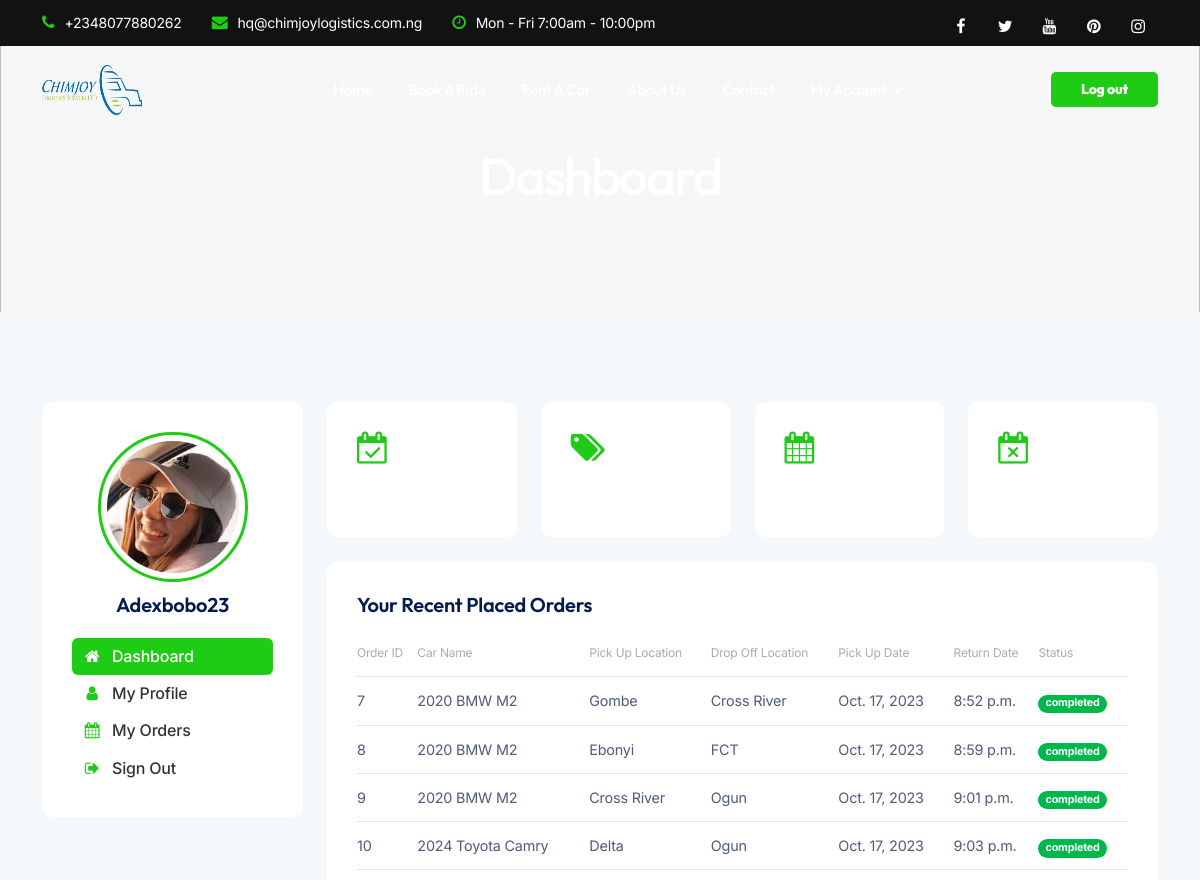
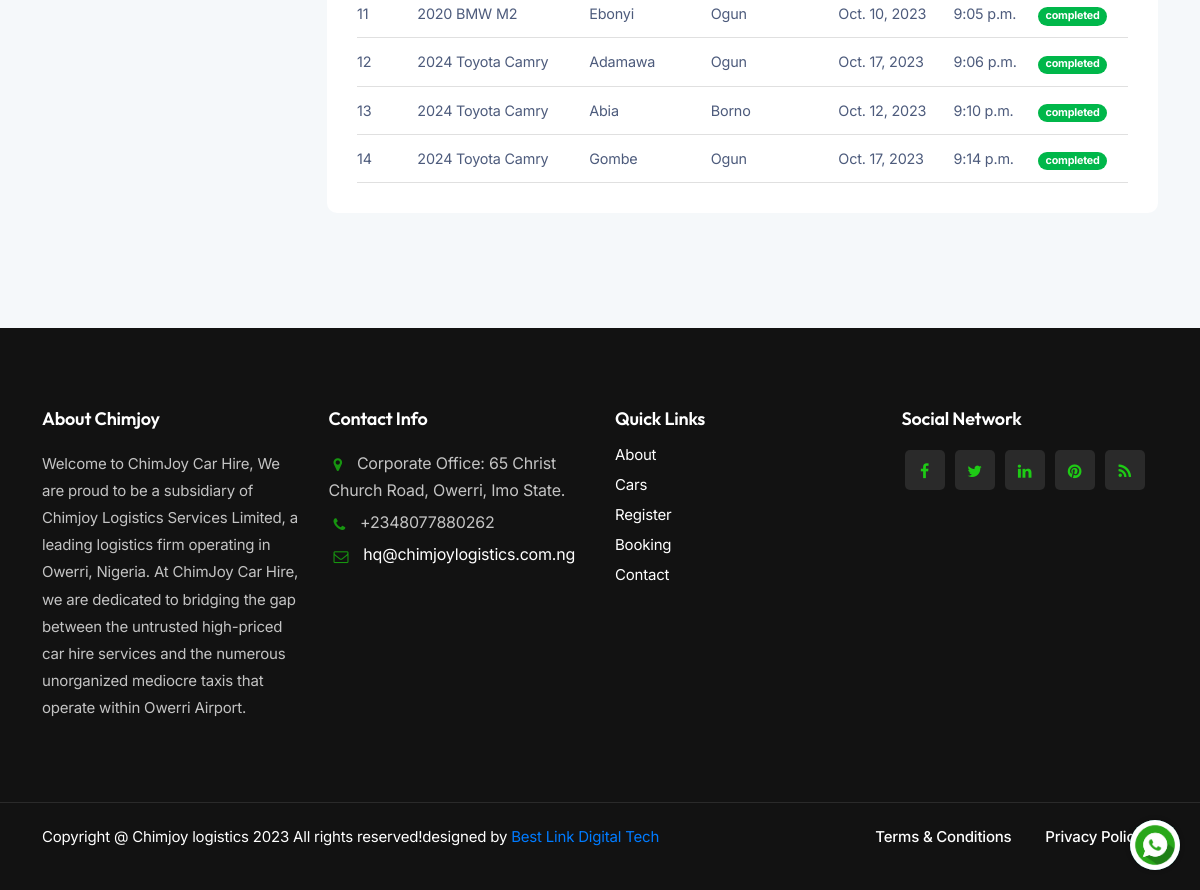
/users/dashboard/ (signed in), run on the app's committed database (2 pictures, top to bottom).
### application/models.py (models this page shows, shortened)
class RideBooking(models.Model):
    user = models.ForeignKey(User, on_delete=models.CASCADE)
    model = models.CharField(max_length=100, default='select car model')
    pickup_location = models.CharField(max_length=255)
    destination = models.CharField(max_length=255)
    date = models.DateField()
    time = models.TimeField()
    email = models.CharField(max_length=255)
    phone_number = models.CharField(max_length=15)

### users/views.py (the view)
# urls.py: path('dashboard/', dashboard, name='dashboard'),
@login_required(login_url='loginn')
def dashboard(request):
    user_bookings = RideBooking.objects.filter(user=request.user)
    return render(request, 'account-dashboard.html', {'user_bookings': user_bookings})

### templates/account-dashboard.html (shortened to what this page needs)
<!DOCTYPE html>
<html lang="zxx">
<head>
    {% load static %}
    <link href="{% static 'css/bootstrap.min.css' %}" rel="stylesheet" type="text/css" id="bootstrap">
    <link href="{% static 'css/mdb.min.css' %}" rel="stylesheet" type="text/css" id="mdb">
    <link href="{% static 'css/plugins.css' %}" rel="stylesheet" type="text/css">
    <link href="{% static 'css/style.css' %}" rel="stylesheet" type="text/css">
    <link href="{% static 'css/coloring.css' %}" rel="stylesheet" type="text/css">
    <link id="colors" href="{% static 'css/colors/scheme-01.css' %}" rel="stylesheet" type="text/css">
</head>
<body>
    <div id="wrapper">
       <header class="transparent scroll-light has-topbar">
        <div id="topbar" class="topbar-dark text-light">
            <div class="container">
                <div class="topbar-left xs-hide">
                    <div class="topbar-widget">
                        <div class="topbar-widget"><a href="#"><i class="fa fa-phone"></i>+2348077880262</a></div>
                        <div class="topbar-widget"><a href="#"><i class="fa fa-envelope"></i>hq@chimjoylogistics.com.ng</a></div>
                        <div class="topbar-widget"><a href="#"><i class="fa fa-clock-o"></i>Mon - Fri 7:00am - 10:00pm</a></div>
                    </div>
                </div>
                <div class="topbar-right">
                    <div class="social-icons">
                        <a href="#"><i class="fa fa-facebook fa-lg"></i></a>
                        <a href="#"><i class="fa fa-twitter fa-lg"></i></a>
                        <a href="#"><i class="fa fa-youtube fa-lg"></i></a>
                        <a href="#"><i class="fa fa-pinterest fa-lg"></i></a>
                        <a href="#"><i class="fa fa-instagram fa-lg"></i></a>
                    </div>
                </div>
                <div class="clearfix"></div>
            </div>
        </div>
        {% if user.is_authenticated %}
        <div class="container">
            <div class="row">
                <div class="col-md-12">
                    <div class="de-flex sm-pt10">
                        <div class="de-flex-col">
                            <div class="de-flex-col">
                                <div id="logo">
                                    <a href="{% url 'home' %}">
                                        <img class="logo-1" src="{% static 'images/chimjoylogo.png' %}" alt="" width="100px" height="50px">
                                    </a>
                                </div>
                            </div>
                        </div>
                        <div class="de-flex-col header-col-mid">
                            <ul id="mainmenu">
                                <li><a class="menu-item" href="{% url 'home' %}">Home</a>
                                </li>
                                <li><a class="menu-item" href="{% url 'booking' %}">Book A Ride</a></li>
                                <li><a class="menu-item" href="{% url 'cars' %}">Rent A Car</a></li>
                                <li><a class="menu-item" href="{% url 'about' %}">About Us</a></li>
                                <li>
                                    <li><a class="menu-item" href="{% url 'contact' %}">Contact</a></li>
                                </li>
                                <li><a class="menu-item" href="{% url 'dashboard' %}">My Account</a>
                                </li>
                            </ul>
                        </div>
                        <div class="de-flex-col">
                            <div class="menu_side_area">
                                <a href="{% url 'logoutt' %}" class="btn-main">Log out</a>
                            </div>
                        </div>
                    </div>
                </div>
            </div>
        </div>
        {% endif %}
       </header>
        <div class="no-bottom no-top zebra" id="content">
            <section id="subheader" class="jarallax text-light">
                <img src="https://images.unsplash.com/photo-1610647752706-3bb12232b3ab?ixlib=rb-4.0.3&ixid=M3wxMjA3fDB8MHxwaG90by1wYWdlfHx8fGVufDB8fHx8fA%3D%3D&auto=format&fit=crop&w=1925&q=80" class="jarallax-img" alt="">
                    <div class="center-y relative text-center">
                        <div class="container">
                            <div class="row">
                                <div class="col-md-12 text-center">
									<h1>Dashboard</h1>
                                </div>
                            </div>
                        </div>
                    </div>
            </section>
            <section id="section-cars" class="bg-gray-100">
                <div class="container">
                    <div class="row">
                        <div class="col-lg-3 mb30">
                            <div class="card padding30 rounded-5">
                                {% if user.is_authenticated %}
                                <div class="profile_avatar">
                                    <div class="profile_img">
                                        <img src="images/profile/1.jpg" alt="">
                                    </div>
                                    <div class="profile_name">
                                        <h4>
                                            {{ user.username }}
                                        </h4>
                                </div>
                                </div>
                                {% endif %}
                                <div class="spacer-20"></div>
                                <ul class="menu-col">
                                    <li><a href="{% url 'dashboard' %}" class="active"><i class="fa fa-home"></i>Dashboard</a></li>
                                    <li><a href="{% url 'profilee' %}"><i class="fa fa-user"></i>My Profile</a></li>
                                    <li><a href="{% url 'orders' %}"><i class="fa fa-calendar"></i>My Orders</a></li>
                                    <li><a href="{% url 'logoutt' %}"><i class="fa fa-sign-out"></i>Sign Out</a></li>
                                </ul>
                            </div>
                        </div>
                        <div class="col-lg-9">
                            <div class="row">
                                <div class="col-lg-3 col-6 mb25 order-sm-1">
                                    <div class="card padding30 rounded-5">
                                        <div class="symbol mb40">
                                            <i class="fa id-color fa-2x fa-calendar-check-o"></i>
                                        </div>
                                    </div>
                                </div>
                                <div class="col-lg-3 col-6 mb25 order-sm-1">
                                    <div class="card padding30 rounded-5">
                                        <div class="symbol mb40">
                                            <i class="fa id-color fa-2x fa-tags"></i>
                                        </div>
                                    </div>
                                </div>
                                <div class="col-lg-3 col-6 mb25 order-sm-1">
                                    <div class="card padding30 rounded-5">
                                        <div class="symbol mb40">
                                            <i class="fa id-color fa-2x fa-calendar"></i>
                                        </div>
                                    </div>
                                </div>
                                <div class="col-lg-3 col-6 mb25 order-sm-1">
                                    <div class="card padding30 rounded-5">
                                        <div class="symbol mb40">
                                            <i class="fa id-color fa-2x fa-calendar-times-o"></i>
                                        </div>
                                    </div>
                                </div>
                            </div>
                            <div class="card padding30 rounded-5 mb25">
                                <h4>Your Recent Placed Orders</h4>
                                <table class="table de-table">
                                    <thead>
                                        <tr>
                                            <th scope="col"><span class="fs-12 text-gray">Order ID</span></th>
                                            <th scope="col"><span class="fs-12 text-gray">Car Name</span></th>
                                            <th scope="col"><span class="fs-12 text-gray">Pick Up Location</span></th>
                                            <th scope="col"><span class="fs-12 text-gray">Drop Off Location</span></th>
                                            <th scope="col"><span class="fs-12 text-gray">Pick Up Date</span></th>
                                            <th scope="col"><span class="fs-12 text-gray">Return Date</span></th>
                                            <th scope="col"><span class="fs-12 text-gray">Status</span></th>
                                        </tr>
                                    </thead>
                                    <tbody>
                                        {% for booking in user_bookings %}
                                            <tr>
                                                <td><span class="d-lg-none d-sm-block">Order ID</span>{{ booking.id }}</td>
                                                <td><span class="d-lg-none d-sm-block">Car Name</span>{{ booking.model }}</td>
                                                <td><span class="d-lg-none d-sm-block">Pick Up Location</span>{{ booking.pickup_location }}</td>
                                                <td><span class="d-lg-none d-sm-block">Drop Off Location</span>{{ booking.destination }}</td>
                                                <td><span class="d-lg-none d-sm-block">Pick Up Date</span>{{ booking.date }}</td>
                                                <td><span class="d-lg-none d-sm-block">Return Date</span>{{ booking.time }}</td>
                                                <td><div class="badge rounded-pill bg-success">completed</div></td>
                                            </tr>
                                        {% empty %}
                                            <p>You have no booking orders.</p>
                                        {% endfor %}
                                    </tbody>
                                </table>
                            </div>
                        </div>
                    </div>
                </div>
            </section>
        </div>
        <div id="whatsapp-widget" class="whatsapp-widget">
            <a href="https://api.whatsapp.com/send?phone=2349023900833" target="_blank">
                <img src="{% static 'images/ww.png' %}" alt="WhatsApp">
            </a>
        </div>
       <footer class="text-light">
        <div class="container">
            <div class="row g-custom-x">
                <div class="col-lg-3">
                    <div class="widget">
                        <h5>About Chimjoy</h5>
                        <p>Welcome to ChimJoy Car Hire, We are proud to be a subsidiary of
                            Chimjoy Logistics Services Limited, a leading logistics firm
                            operating in Owerri, Nigeria. At ChimJoy Car Hire, we are dedicated to
                            bridging the gap between the untrusted high-priced car hire services and the
                            numerous unorganized mediocre taxis that operate within Owerri Airport.
                        </p>
                    </div>
                </div>
                <div class="col-lg-3">
                    <div class="widget">
                        <h5>Contact Info</h5>
                        <address class="s1">
                            <span><i class="id-color fa fa-map-marker fa-lg"></i>Corporate Office: 65 Christ Church Road, Owerri, Imo State.</span>
                            <span><i class="id-color fa fa-phone fa-lg"></i>+2348077880262</span>
                            <span><i class="id-color fa fa-envelope-o fa-lg"></i><a href="mailto:hq@chimjoylogistics.com.ng">hq@chimjoylogistics.com.ng</a></span>
                        </address>
                    </div>
                </div>
                <div class="col-lg-3">
                    <h5>Quick Links</h5>
                    <div class="row">
                        <div class="col-lg-6">
                            <div class="widget">
                                <ul>
                                    <li><a href="{% url 'about' %}">About</a></li>
                                    <li><a href="{% url 'cars' %}">Cars</a></li>
                                    <li><a href="{% url 'registerr' %}">Register</a></li>
                                    <li><a href="{% url 'booking' %}">Booking</a></li>
                                    <li><a href="{% url 'contact' %}">Contact</a></li>
                                </ul>
                            </div>
                        </div>
                    </div>
                </div>
                <div class="col-lg-3">
                    <div class="widget">
                        <h5>Social Network</h5>
                        <div class="social-icons">
                            <a href="#"><i class="fa fa-facebook fa-lg"></i></a>
                            <a href="#"><i class="fa fa-twitter fa-lg"></i></a>
                            <a href="#"><i class="fa fa-linkedin fa-lg"></i></a>
                            <a href="#"><i class="fa fa-pinterest fa-lg"></i></a>
                            <a href="#"><i class="fa fa-rss fa-lg"></i></a>
                        </div>
                    </div>
                </div>
            </div>
        </div>
        <div class="subfooter">
            <div class="container">
                <div class="row">
                    <div class="col-md-12">
                        <div class="de-flex">
                            <div class="de-flex-col">
                                <a href="{% url 'home' %}">
                                    <p> Copyright @  Chimjoy logistics 2023 All rights reserved!</p>
                                       <p>designed by <a href="https://bestlinkdigitaltech.com/" target="_blank" style="cursor: pointer; color: #007bff;"> Best Link Digital Tech</a></p>
                                    </a>
                            </div>
                            <ul class="menu-simple">
                                <li><a href="#">Terms &amp; Conditions</a></li>
                                <li><a href="#">Privacy Policy</a></li>
                            </ul>
                        </div>
                    </div>
                </div>
            </div>
        </div>
       </footer>
    </div>
</body>
</html>

### users/static/css/colors/scheme-01.css (style rules this page uses)
:root { --primary-color: #1ECB15; --primary-color-rgb: 120, 202, 92; --secondary-color: #179510; --secondary-color-rgb: 23, 149, 16; }

### templates/account-dashboard.html (style rules this page uses)
.whatsapp-widget { display: none; position: fixed; bottom: 20px; right: 20px; background-color: #128c7e; border-radius: 50%; box-shadow: 0 0 5px rgba(0, 0, 0, 0.3); cursor: pointer; z-index: 9999; overflow: hidden; }
.whatsapp-widget img { width: 50px; height: 50px; display: block; }

### data on the page
RideBooking: id "7", model "2020 BMW M2", pickup_location "Gombe", destination "Cross River", date "Oct. 17, 2023", time "8:52 p.m."
RideBooking: id "8", model "2020 BMW M2", pickup_location "Ebonyi", destination "FCT", date "Oct. 17, 2023", time "8:59 p.m."
RideBooking: id "9", model "2020 BMW M2", pickup_location "Cross River", destination "Ogun", date "Oct. 17, 2023", time "9:01 p.m."
RideBooking: id "10", model "2024 Toyota Camry", pickup_location "Delta", destination "Ogun", date "Oct. 17, 2023", time "9:03 p.m."
RideBooking: id "11", model "2020 BMW M2", pickup_location "Ebonyi", destination "Ogun", date "Oct. 10, 2023", time "9:05 p.m."
RideBooking: id "12", model "2024 Toyota Camry", pickup_location "Adamawa", destination "Ogun", date "Oct. 17, 2023", time "9:06 p.m."
RideBooking: id "13", model "2024 Toyota Camry", pickup_location "Abia", destination "Borno", date "Oct. 12, 2023", time "9:10 p.m."
RideBooking: id "14", model "2024 Toyota Camry", pickup_location "Gombe", destination "Ogun", date "Oct. 17, 2023", time "9:14 p.m."

### other printed values
{{ user.username }} "Adexbobo23"
